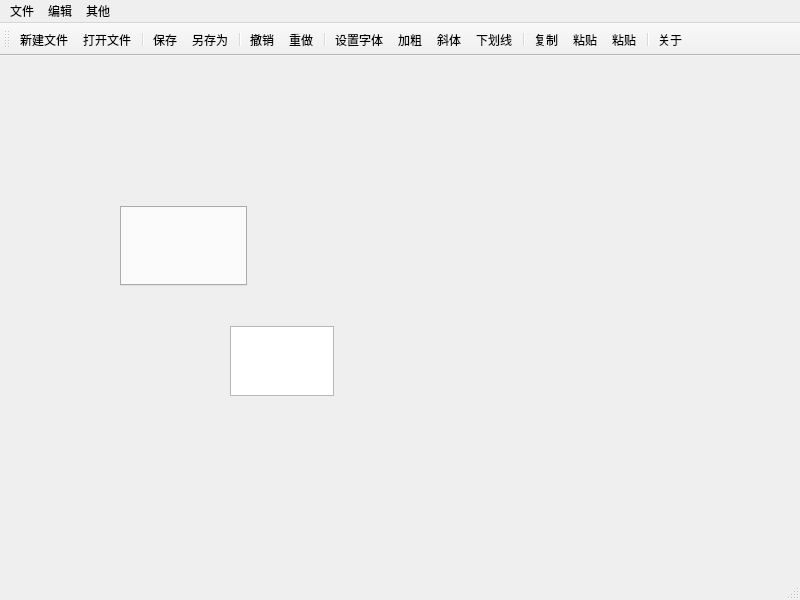
<?xml version="1.0" encoding="UTF-8"?>
<ui version="4.0">
 <class>MainWindow</class>
 <widget class="QMainWindow" name="MainWindow">
  <property name="geometry">
   <rect>
    <x>0</x>
    <y>0</y>
    <width>800</width>
    <height>600</height>
   </rect>
  </property>
  <property name="windowTitle">
   <string>Code Editor</string>
  </property>
  <property name="windowIcon">
   <iconset resource="images.qrc">
    <normaloff>:/images/images/code.png</normaloff>:/images/images/code.png</iconset>
  </property>
  <widget class="QWidget" name="centralwidget">
   <widget class="QTextEdit" name="textEdit">
    <property name="geometry">
     <rect>
      <x>230</x>
      <y>270</y>
      <width>104</width>
      <height>70</height>
     </rect>
    </property>
   </widget>
   <widget class="QTabWidget" name="tabWidget">
    <property name="geometry">
     <rect>
      <x>120</x>
      <y>150</y>
      <width>127</width>
      <height>80</height>
     </rect>
    </property>
    <property name="tabShape">
     <enum>QTabWidget::Triangular</enum>
    </property>
    <property name="currentIndex">
     <number>-1</number>
    </property>
   </widget>
  </widget>
  <widget class="QMenuBar" name="menubar">
   <property name="geometry">
    <rect>
     <x>0</x>
     <y>0</y>
     <width>800</width>
     <height>21</height>
    </rect>
   </property>
   <widget class="QMenu" name="menu">
    <property name="title">
     <string>文件</string>
    </property>
    <widget class="QMenu" name="recent">
     <property name="title">
      <string>最近</string>
     </property>
    </widget>
    <addaction name="openFile"/>
    <addaction name="newFile"/>
    <addaction name="recent"/>
    <addaction name="separator"/>
    <addaction name="saveFile"/>
    <addaction name="saveAs"/>
   </widget>
   <widget class="QMenu" name="menu_2">
    <property name="title">
     <string>编辑</string>
    </property>
    <addaction name="redo"/>
    <addaction name="undo"/>
    <addaction name="separator"/>
    <addaction name="font"/>
    <addaction name="bold"/>
    <addaction name="underLine"/>
    <addaction name="italic"/>
    <addaction name="separator"/>
    <addaction name="copy"/>
    <addaction name="paste"/>
    <addaction name="cut"/>
   </widget>
   <widget class="QMenu" name="menu_3">
    <property name="title">
     <string>其他</string>
    </property>
    <addaction name="about"/>
   </widget>
   <addaction name="menu"/>
   <addaction name="menu_2"/>
   <addaction name="menu_3"/>
  </widget>
  <widget class="QStatusBar" name="statusbar"/>
  <widget class="QToolBar" name="toolBar">
   <property name="windowTitle">
    <string>toolBar</string>
   </property>
   <attribute name="toolBarArea">
    <enum>TopToolBarArea</enum>
   </attribute>
   <attribute name="toolBarBreak">
    <bool>false</bool>
   </attribute>
   <addaction name="newFile"/>
   <addaction name="openFile"/>
   <addaction name="separator"/>
   <addaction name="saveFile"/>
   <addaction name="saveAs"/>
   <addaction name="separator"/>
   <addaction name="undo"/>
   <addaction name="redo"/>
   <addaction name="separator"/>
   <addaction name="font"/>
   <addaction name="bold"/>
   <addaction name="italic"/>
   <addaction name="underLine"/>
   <addaction name="separator"/>
   <addaction name="copy"/>
   <addaction name="paste"/>
   <addaction name="cut"/>
   <addaction name="separator"/>
   <addaction name="about"/>
  </widget>
  <action name="newFile">
   <property name="icon">
    <iconset resource="images.qrc">
     <normaloff>:/images/images/newFile.png</normaloff>:/images/images/newFile.png</iconset>
   </property>
   <property name="text">
    <string>新建文件</string>
   </property>
   <property name="shortcut">
    <string>Ctrl+N</string>
   </property>
  </action>
  <action name="saveAs">
   <property name="icon">
    <iconset resource="images.qrc">
     <normaloff>:/images/images/saveAs.png</normaloff>:/images/images/saveAs.png</iconset>
   </property>
   <property name="text">
    <string>另存为</string>
   </property>
   <property name="shortcut">
    <string>Ctrl+Shift+S</string>
   </property>
  </action>
  <action name="saveFile">
   <property name="icon">
    <iconset resource="images.qrc">
     <normaloff>:/images/images/save.png</normaloff>:/images/images/save.png</iconset>
   </property>
   <property name="text">
    <string>保存</string>
   </property>
   <property name="shortcut">
    <string>Ctrl+S</string>
   </property>
  </action>
  <action name="undo">
   <property name="icon">
    <iconset resource="images.qrc">
     <normaloff>:/images/images/undo.png</normaloff>:/images/images/undo.png</iconset>
   </property>
   <property name="text">
    <string>撤销</string>
   </property>
   <property name="shortcut">
    <string>Ctrl+Z</string>
   </property>
  </action>
  <action name="redo">
   <property name="icon">
    <iconset resource="images.qrc">
     <normaloff>:/images/images/redo.png</normaloff>:/images/images/redo.png</iconset>
   </property>
   <property name="text">
    <string>重做</string>
   </property>
   <property name="shortcut">
    <string>Ctrl+Shift+Z</string>
   </property>
  </action>
  <action name="bold">
   <property name="checkable">
    <bool>true</bool>
   </property>
   <property name="icon">
    <iconset resource="images.qrc">
     <normaloff>:/images/images/bold.png</normaloff>:/images/images/bold.png</iconset>
   </property>
   <property name="text">
    <string>加粗</string>
   </property>
   <property name="shortcut">
    <string>Ctrl+B</string>
   </property>
  </action>
  <action name="underLine">
   <property name="checkable">
    <bool>true</bool>
   </property>
   <property name="icon">
    <iconset resource="images.qrc">
     <normaloff>:/images/images/underline.png</normaloff>:/images/images/underline.png</iconset>
   </property>
   <property name="text">
    <string>下划线</string>
   </property>
   <property name="shortcut">
    <string>Ctrl+L</string>
   </property>
  </action>
  <action name="italic">
   <property name="checkable">
    <bool>true</bool>
   </property>
   <property name="icon">
    <iconset resource="images.qrc">
     <normaloff>:/images/images/italic.png</normaloff>:/images/images/italic.png</iconset>
   </property>
   <property name="text">
    <string>斜体</string>
   </property>
   <property name="shortcut">
    <string>Ctrl+I</string>
   </property>
  </action>
  <action name="openFile">
   <property name="icon">
    <iconset resource="images.qrc">
     <normaloff>:/images/images/openFile.png</normaloff>:/images/images/openFile.png</iconset>
   </property>
   <property name="text">
    <string>打开文件</string>
   </property>
   <property name="shortcut">
    <string>Ctrl+O</string>
   </property>
  </action>
  <action name="copy">
   <property name="icon">
    <iconset resource="images.qrc">
     <normaloff>:/images/images/copy.png</normaloff>:/images/images/copy.png</iconset>
   </property>
   <property name="text">
    <string>复制</string>
   </property>
   <property name="shortcut">
    <string>Ctrl+C</string>
   </property>
  </action>
  <action name="paste">
   <property name="icon">
    <iconset resource="images.qrc">
     <normaloff>:/images/images/paste.png</normaloff>:/images/images/paste.png</iconset>
   </property>
   <property name="text">
    <string>粘贴</string>
   </property>
   <property name="shortcut">
    <string>Ctrl+V</string>
   </property>
  </action>
  <action name="cut">
   <property name="icon">
    <iconset resource="images.qrc">
     <normaloff>:/images/images/cut.png</normaloff>:/images/images/cut.png</iconset>
   </property>
   <property name="text">
    <string>粘贴</string>
   </property>
   <property name="shortcut">
    <string>Ctrl+X</string>
   </property>
  </action>
  <action name="about">
   <property name="icon">
    <iconset resource="images.qrc">
     <normaloff>:/images/images/about.png</normaloff>:/images/images/about.png</iconset>
   </property>
   <property name="text">
    <string>关于</string>
   </property>
  </action>
  <action name="font">
   <property name="icon">
    <iconset resource="images.qrc">
     <normaloff>:/images/images/font.png</normaloff>:/images/images/font.png</iconset>
   </property>
   <property name="text">
    <string>设置字体</string>
   </property>
  </action>
  <action name="clearHistory">
   <property name="text">
    <string>清除历史</string>
   </property>
  </action>
 </widget>
 <resources>
  <include location="images.qrc"/>
 </resources>
 <connections/>
</ui>
